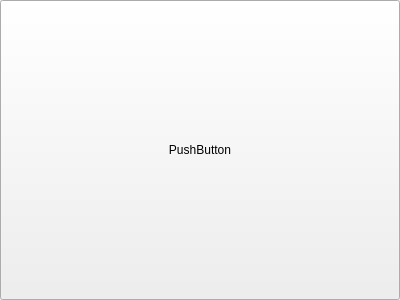
<?xml version="1.0" encoding="UTF-8"?>
<ui version="4.0">
 <class>IBTN</class>
 <widget class="QWidget" name="IBTN">
  <property name="geometry">
   <rect>
    <x>0</x>
    <y>0</y>
    <width>400</width>
    <height>300</height>
   </rect>
  </property>
  <property name="windowTitle">
   <string>Form</string>
  </property>
  <layout class="QVBoxLayout" name="verticalLayout">
   <property name="spacing">
    <number>0</number>
   </property>
   <property name="leftMargin">
    <number>0</number>
   </property>
   <property name="topMargin">
    <number>0</number>
   </property>
   <property name="rightMargin">
    <number>0</number>
   </property>
   <property name="bottomMargin">
    <number>0</number>
   </property>
   <item>
    <widget class="QPushButton" name="pushButton">
     <property name="sizePolicy">
      <sizepolicy hsizetype="Preferred" vsizetype="Preferred">
       <horstretch>0</horstretch>
       <verstretch>0</verstretch>
      </sizepolicy>
     </property>
     <property name="text">
      <string>PushButton</string>
     </property>
    </widget>
   </item>
  </layout>
 </widget>
 <resources/>
 <connections/>
</ui>
